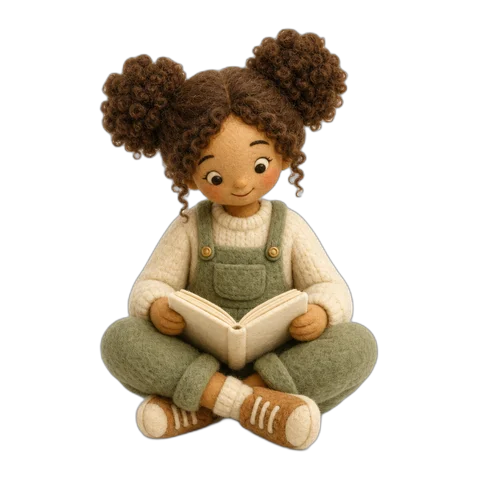
#> input picture frontend-learner-dashboard-app/src/assets/cleaner-play/empty-learning.webp, 480 x 480 px
$ python gen_assets.py ../../../src/assets/cleaner-play/empty-learning.webp ../../../src/assets/cleaner-play/hero-greeting.webp ../../../src/assets/cleaner-play/hero-greeting.webp ../../../src/assets/cleaner-play/hero-greeting.webp
#> lines starting #> are read from the running program, lines starting #| are printed output that depends on the picture; after the words box and inside, x2 and y2 are one past the last pixel; in counts of white or black regions, pixels touching at a corner belong together
#!/usr/bin/env python3
"""Make the iOS app icon (1024x1024, no alpha) and launch splash (2732x2732, logo on white) from a brand logo.

    gen_assets.py <logo> <out_dir> <file_prefix> [auto|dark-tile|light]

Modes (auto picks by looking at the logo's border):
  dark-tile  the logo is artwork on a dark rounded tile (Smart AI Academy). Icon = the tile pushed to the
             corners; splash = the artwork lifted off the tile and placed on white.
  light      the logo is artwork on white (Sreedhar's TTS, Agilore). Icon = artwork at 76% width on white;
             splash = artwork at 56% of the short side on white. The mockup's drop shadow is dropped.
"""
import os
import sys
from collections import deque

import numpy as np
from PIL import Image

try:
    from scipy import ndimage
except ImportError:  # keep the tool usable without scipy: no component cleanup
    ndimage = None


# [35 lines left out: functions detect_mode, flood_corners_black, largest_component, not called in this run]


def place_on_white(logo_rgba, size, frac):
    canvas = Image.new("RGB", (size, size), "white")
    r = size * frac / max(logo_rgba.size)
    lg = logo_rgba.resize((max(1, round(logo_rgba.width * r)), max(1, round(logo_rgba.height * r))), Image.LANCZOS)
    canvas.paste(lg, ((size - lg.width) // 2, (size - lg.height) // 2), lg if lg.mode == "RGBA" else None)
    return canvas


# [23 lines left out: function dark_tile, not called in this run]


def light(rgb, out, prefix):
    ink = rgb.min(axis=2) < 200  # drops a light-grey mockup shadow
    ys, xs = np.where(ink)
    art = Image.fromarray(rgb[ys.min() : ys.max() + 1, xs.min() : xs.max() + 1].astype(np.uint8))
    place_on_white(art, 1024, 0.76).save(f"{out}/{prefix}-icon-1024.png")
    place_on_white(art.convert("RGBA"), 2732, 0.56).save(f"{out}/{prefix}-splash-2732x2732.png")


def main():
    logo, out, prefix = sys.argv[1:4]
    mode = sys.argv[4] if len(sys.argv) > 4 else "auto"
    os.makedirs(out, exist_ok=True)
    rgb = np.array(Image.open(logo).convert("RGB")).astype(np.float32)
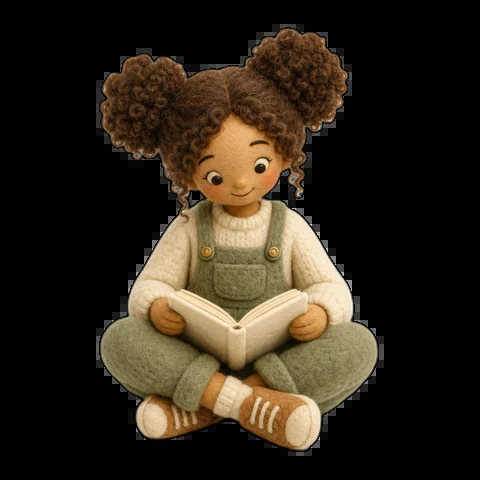
#> rgb: shape (480, 480, 3) float32; mean R, G, B 46.9, 38.2, 25.9
    if mode == "auto":
        mode = detect_mode(rgb)
    (dark_tile if mode == "dark-tile" else light)(rgb, out, prefix)
#> in light, `ink = rgb.min(axis=2) < 200`:
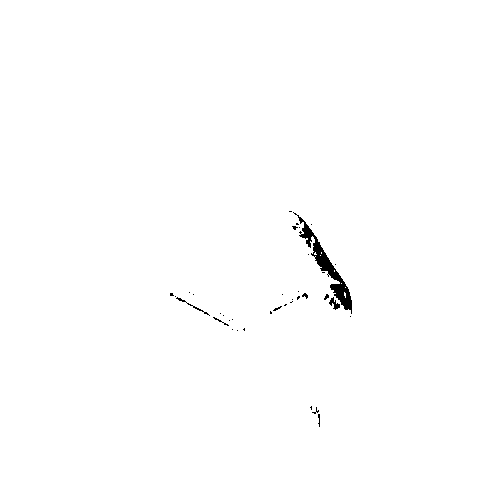
#> ink: shape (480, 480) bool; 99.4% white; 37 black regions (32 under 20 px), largest, box (x1, y1, x2, y2) and area: (293, 212, 352, 314) 1005, (329, 297, 340, 310) 64, (176, 297, 210, 316) 59, (213, 317, 229, 326) 25, (302, 293, 308, 299) 20
#> in place_on_white, `canvas = Image.new("RGB", (size, size), "white")`: canvas: PIL image 1024x1024 RGB; every value is 255
#> in place_on_white, `canvas.paste(lg, ((size - lg.width) // 2, (size - lg.height) // 2), lg..`:
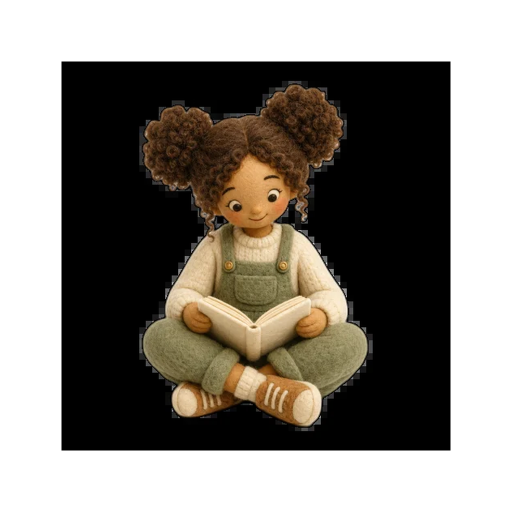
#> canvas: PIL image 1024x1024 RGB (shown at 1/2 size); mean R, G, B 134.9, 129.9, 122.8
#> call 2 of place_on_white, with size = 2732, frac = 0.56
#> in place_on_white (call 2), `canvas = Image.new("RGB", (size, size), "white")`: canvas: PIL image 2732x2732 RGB; every value is 255
#> in place_on_white (call 2), `canvas.paste(lg, ((size - lg.width) // 2, (size - lg.height) // 2), lg..`:
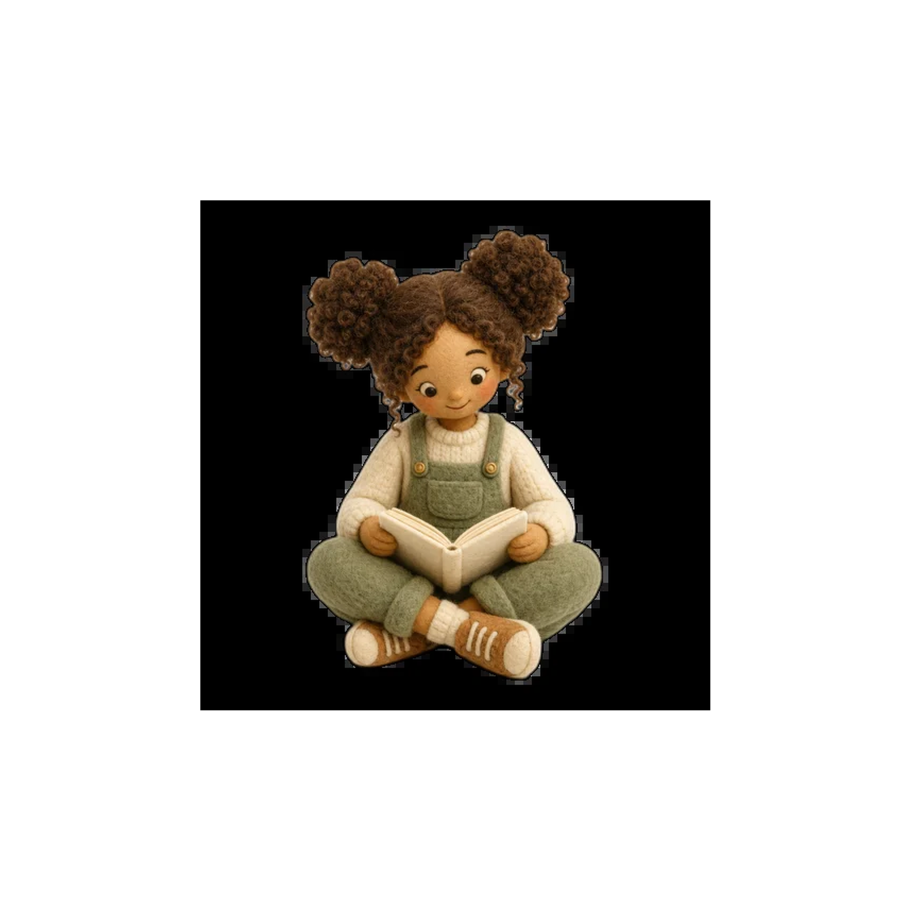
#> canvas: PIL image 2732x2732 RGB (shown at 1/3 size); mean R, G, B 189.8, 187, 183.2
    icon = Image.open(f"{out}/{prefix}-icon-1024.png")
    assert icon.size == (1024, 1024) and icon.mode == "RGB", "icon must be 1024x1024 RGB (App Store rejects alpha)"
    print(f"{mode}: {out}/{prefix}-icon-1024.png, {out}/{prefix}-splash-2732x2732.png")


if __name__ == "__main__":
    main()
